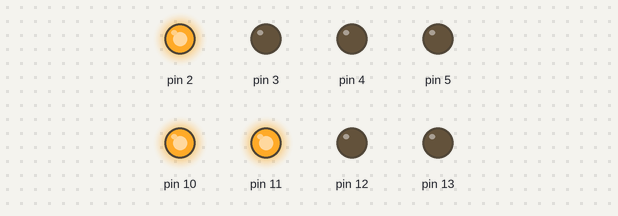
A sketch run on a simulated Arduino Uno, built with avr-gcc and run on an emulated ATmega328P. On the bench: output pins drawn as LEDs (lit = HIGH).

Above: at 0.05 s.
At 0.35 s:
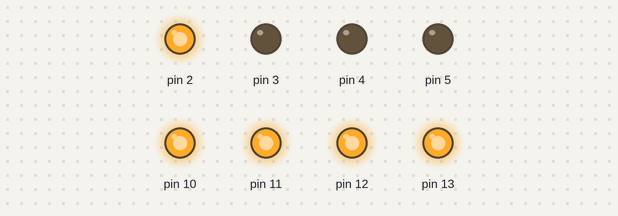
At 0.75 s:
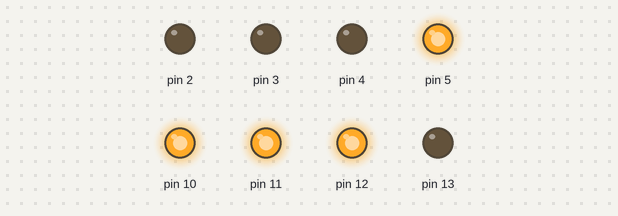
At 1.45 s:
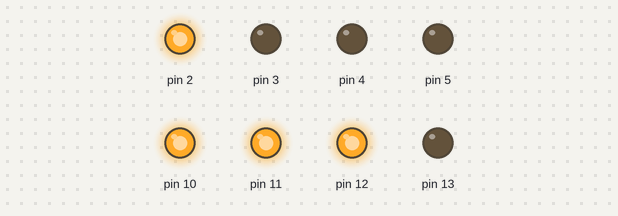
At 2.15 s:
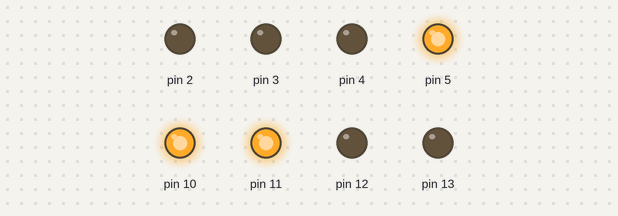
At 2.85 s:
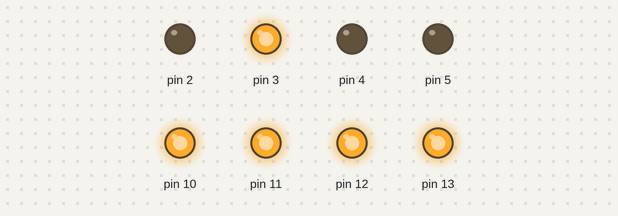
Timing chart, 0 to 3.1 s (numbered marks = the images above):
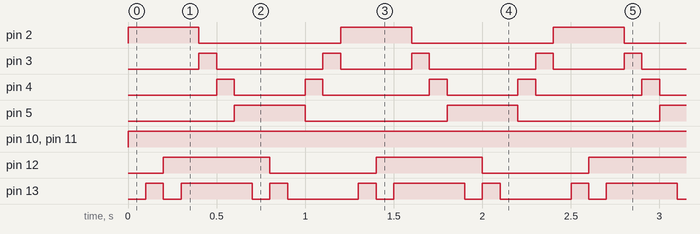

The sketch:

front_face_single_led_rotation.ino
```cpp
int i,j = 0,k;
int d1 = 1;
int d2 = 100;

void setup() {
  // initialize the digital pin as an output.
  pinMode(13, OUTPUT);
  pinMode(12, OUTPUT);
  pinMode(11, OUTPUT);
  pinMode(10, OUTPUT);

  pinMode(2, OUTPUT);
  pinMode(3, OUTPUT);
  pinMode(4, OUTPUT);
  pinMode(5, OUTPUT);
}

// the loop routine runs over and over again forever:
void loop() {


led(1,13);
delay(d2);
led(1,14);
delay(d2);
led(1,15);
delay(d2);
led(1,16);
delay(d2);
led(2,16);
delay(d2);
led(3,16);
delay(d2);
led(4,16);
delay(d2);
led(4,15);
delay(d2);
led(4,14);
delay(d2);
led(4,13);
delay(d2);
led(3,13);
delay(d2);
led(2,13);
delay(d2);
//led(1,13);
//delay(d2);
}

int led(int layer,int num)
{

// SWITCHING LED
switch(num)
{
case 1:
digitalWrite(13, LOW);
digitalWrite(12, LOW);
digitalWrite(11, LOW);
digitalWrite(10, LOW);
break;

case 2:
digitalWrite(13, HIGH);
digitalWrite(12, LOW);
digitalWrite(11, LOW);
digitalWrite(10, LOW);
break;

case 3:
digitalWrite(13, LOW);
digitalWrite(12, HIGH);
digitalWrite(11, LOW);
digitalWrite(10, LOW);
break;

case 4:
digitalWrite(13, HIGH);
digitalWrite(12, HIGH);
digitalWrite(11, LOW);
digitalWrite(10, LOW);
break;

case 5:
digitalWrite(13, LOW);
digitalWrite(12, LOW);
digitalWrite(11, HIGH);
digitalWrite(10, LOW);
break;

case 6:
digitalWrite(13, HIGH);
digitalWrite(12, LOW);
digitalWrite(11, HIGH);
digitalWrite(10, LOW);
break;

case 7:
digitalWrite(13, LOW);
digitalWrite(12, HIGH);
digitalWrite(11, HIGH);
digitalWrite(10, LOW);
break;

case 8:
digitalWrite(13, HIGH);
digitalWrite(12, HIGH);
digitalWrite(11, HIGH);
digitalWrite(10, LOW);
break;

case 9:
digitalWrite(13, LOW);
digitalWrite(12, LOW);
digitalWrite(11, LOW);
digitalWrite(10, HIGH);
break;

case 10:
digitalWrite(13, HIGH);
digitalWrite(12, LOW);
digitalWrite(11, LOW);
digitalWrite(10, HIGH);
break;

case 11:
digitalWrite(13, LOW);
digitalWrite(12, HIGH);
digitalWrite(11, LOW);
digitalWrite(10, HIGH);
break;

case 12:
digitalWrite(13, HIGH);
digitalWrite(12, HIGH);
digitalWrite(11, LOW);
digitalWrite(10, HIGH);
break;

case 13:
digitalWrite(13, LOW);
digitalWrite(12, LOW);
digitalWrite(11, HIGH);
digitalWrite(10, HIGH);
break;

case 14:
digitalWrite(13, HIGH);
digitalWrite(12, LOW);
digitalWrite(11, HIGH);
digitalWrite(10, HIGH);
break;

case 15:
digitalWrite(13, LOW);
digitalWrite(12, HIGH);
digitalWrite(11, HIGH);
digitalWrite(10, HIGH);
break;

case 16:
digitalWrite(13, HIGH);
digitalWrite(12, HIGH);
digitalWrite(11, HIGH);
digitalWrite(10, HIGH);
break;
}

switch(layer)
{
case 0:
digitalWrite(2, LOW);
digitalWrite(3, LOW);
digitalWrite(4, LOW);
digitalWrite(5, LOW);
break;

case 1:
digitalWrite(2, HIGH);
digitalWrite(3, LOW);
digitalWrite(4, LOW);
digitalWrite(5, LOW);
break;

case 2:
digitalWrite(2, LOW);
digitalWrite(3, HIGH);
digitalWrite(4, LOW);
digitalWrite(5, LOW);
break;

case 3:
digitalWrite(2, LOW);
digitalWrite(3, LOW);
digitalWrite(4, HIGH);
digitalWrite(5, LOW);
break;

case 4:
digitalWrite(2, LOW);
digitalWrite(3, LOW);
digitalWrite(4, LOW);
digitalWrite(5, HIGH);
break;

case 5:
digitalWrite(2, HIGH);
digitalWrite(3, HIGH);
digitalWrite(4, HIGH);
digitalWrite(5, HIGH);
}

}
```

Measured:
- by itself, pin 2, pin 5: alternates HIGH for 0.40 s and LOW for 0.80 s
- by itself, pin 3: repeats every 1.2 s: LOW 0.60 s, HIGH 0.10 s, LOW 0.40 s, HIGH 0.10 s
- by itself, pin 4: repeats every 1.2 s: LOW 0.40 s, HIGH 0.10 s, LOW 0.60 s, HIGH 0.10 s
- by itself, pin 10, pin 11: LOW → HIGH at 0.00 s
- by itself, pin 12: alternates HIGH for 0.60 s and LOW for 0.60 s
- by itself, pin 13: repeats every 1.2 s: LOW 0.10 s, HIGH 0.40 s, LOW 0.10 s, HIGH 0.10 s, LOW 0.40 s, HIGH 0.10 s
